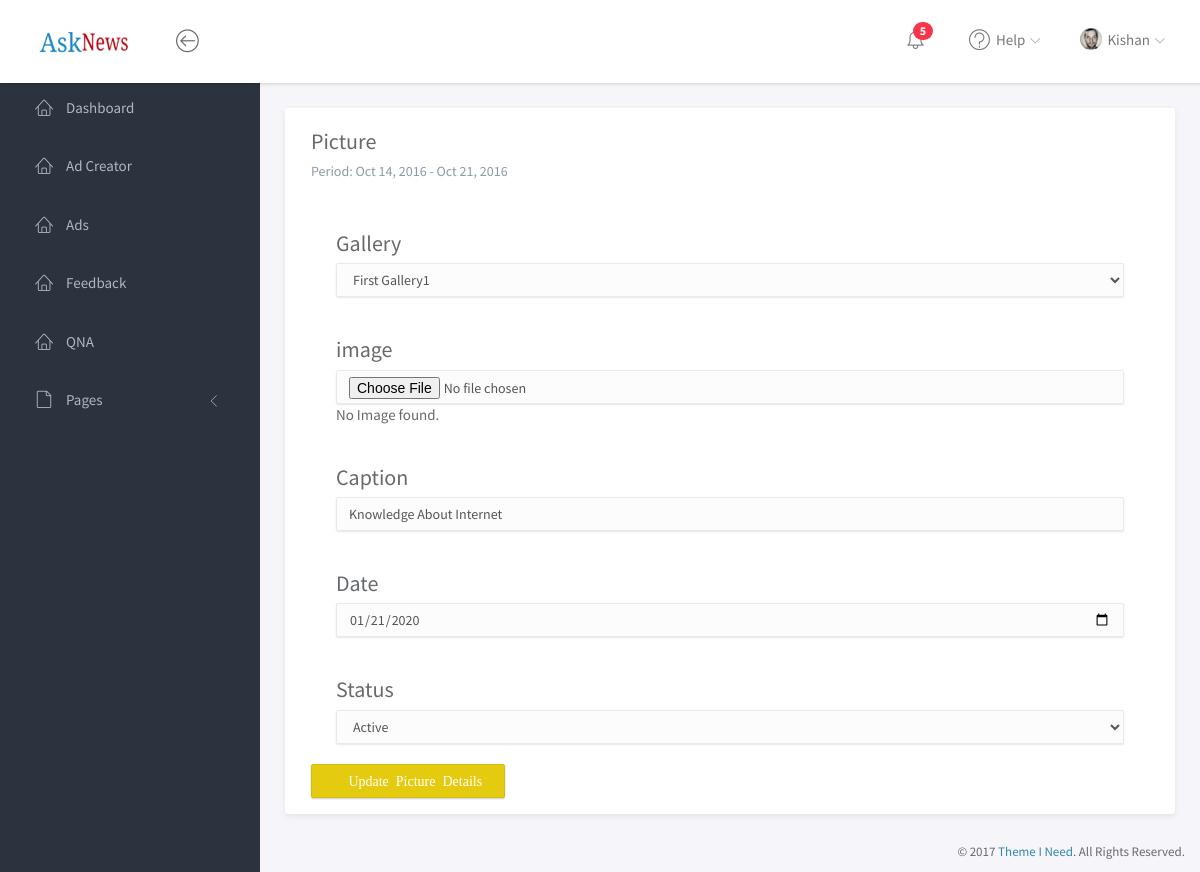
The page /Sub_Admin/picture.php?edit=44 (signed in) on the database its author committed.
### tables this page shows
CREATE TABLE `tbl_module_user` (
  `id` int(5) NOT NULL,
  `user_name` varchar(30) NOT NULL,
  `image` varchar(30) NOT NULL,
  `first_name` varchar(30) NOT NULL,
  `last_name` varchar(30) NOT NULL,
  `email` varchar(50) NOT NULL,
  `password` text NOT NULL,
  `date` timestamp NOT NULL DEFAULT CURRENT_TIMESTAMP ON UPDATE CURRENT_TIMESTAMP,
  `status` tinyint(1) NOT NULL DEFAULT '1',
  `role` tinyint(1) NOT NULL DEFAULT '1'
);

CREATE TABLE `tbl_picture` (
  `id` int(5) NOT NULL,
  `gallery_id` int(5) DEFAULT NULL,
  `caption` varchar(255) DEFAULT NULL,
  `image` varchar(100) DEFAULT NULL,
  `c_date` date DEFAULT NULL,
  `date` timestamp NOT NULL DEFAULT CURRENT_TIMESTAMP ON UPDATE CURRENT_TIMESTAMP,
  `status` tinyint(1) NOT NULL DEFAULT '1'
);

### Sub_Admin/engine/engine.php (called while the page is built, shortened)
<?php
  $sql="SELECT * FROM `tbl_module_user` WHERE `user_name`='$ses' ";
  $qry=mysqli_query($con,$sql);
  $data=mysqli_fetch_array($qry);
if(isset($_GET['edit'])){
	$id1=$_GET['edit'];
	$sql="SELECT * FROM tbl_$type WHERE id='$id1'";
	$query=mysqli_query($con,$sql);
  $editData=mysqli_fetch_assoc($query);
  }
?>

### Sub_Admin/Manager/picture/form.php (the view, shortened to what this page needs)
<form method="post" action="<?php echo $_SERVER['PHP_SELF'];?>" enctype="multipart/form-data">
<div class="panel-heading">
	<h3 class="panel-title">Gallery</h3>
	<select class="form-control" name="gallery_id">
	<?php
          $sql="select * from tbl_gallery";
		  $query=mysqli_query($con,$sql);
		  while($row=mysqli_fetch_array($query)){
			  $selected='';
		  ?>
          <option value="<?php echo $row['id']; ?>" <?php echo $selected; ?>><?php echo $row['title']; ?></option>
          <?php
		  }
		  ?>
		  	</select>
</div>
<div class="panel-heading">
	<h3 class="panel-title">image</h3>
	<input type="file" class="form-control" name="image" placeholder="Please Select File" value="<?php echo isset($editData)?$editData['image']:"";?>">
	<?php
        if(isset($editData)){
			if(file_exists($imgPath.$editData['gallery_id']."/".$editData['image']) && !empty($editData['image'])){
				?>
				<img src="<?php echo $imgPath.$editData['gallery_id']."/".$editData['image']; ?>" width="100"/>
				<?php
				}else echo "No Image found.";
				?>
                <?php
			}
		?>
</div>
<div class="panel-heading">
	<h3 class="panel-title">Caption</h3>
	<input type="text" class="form-control" id="title" name="caption" placeholder="Text field" value="<?php echo isset($editData)?$editData['caption']:"";?>" required>
</div>
<div class="panel-heading">
	<h3 class="panel-title">Date</h3>
	<input type="date" class="form-control" id="date" name="dat" placeholder="Text field" value="<?php echo isset($editData)?$editData['c_date']:"";?>">
</div>
<div class="panel-heading">
	<h3 class="panel-title">Status</h3>
	<select class="form-control" name="status">
	<?php
        $active='selected="selected"';
		?>
										<option value="1" <?php echo $active; ?>>Active</option>
									</select>
</div>
<?php
    if(isset($editData)){
	?>
	<button type="submit" class="btn btn-warning" name="u_<?php echo $type;?>"><i class="fa fa-plus-square"> Update &nbsp;<?php echo ucfirst($type);?> &nbsp;Details</i></button>
      <?php
	}else{
	  ?>
<button type="submit" class="btn btn-success" name="c_<?php echo $type;?>"><i class="fa fa-plus-square"> Create <?php echo ucfirst($type);?></i></button>
<?php
	}
	  ?>
</form>

### Sub_Admin/Includes/header.php (shortened to what this page needs)
<?php
include "../Super_Admin/includes/dbconfig.php";
$ses="";
	if(isset($_SESSION['newAdSub-AdminLogin'])||isset($_SESSION['newNewsSub-AdminLogin'])){
	if(isset($_SESSION['newAdSub-AdminLogin'])){
		$ses=$_SESSION['newAdSub-AdminLogin'];
	}else{
		$ses=$_SESSION['newNewsSub-AdminLogin'];
	}
    }
    else{
        header ("location: login.php");
    }
	include "engine/engine.php";
?>
<!doctype html>
<html lang="en">
<head>
	<link rel="stylesheet" href="assets/vendor/bootstrap/css/bootstrap.min.css">
	<link rel="stylesheet" href="assets/vendor/font-awesome/css/font-awesome.min.css">
	<link rel="stylesheet" href="assets/vendor/linearicons/style.css">
	<link rel="stylesheet" href="assets/vendor/toastr/toastr.min.css">
	<link rel="stylesheet" href="assets/css/main.css">
	<link rel="stylesheet" href="assets/css/demo.css">
</head>
<body>
	<div id="wrapper">
		<nav class="navbar navbar-default navbar-fixed-top">
			<div class="brand" >
				<a href="index.html"><img src="assets/img/logo-dark.png" style="height:21px;width:90px;"  ></a>
			</div>
			<div class="container-fluid">
				<div class="navbar-btn">
					<button type="button" class="btn-toggle-fullwidth"><i class="lnr lnr-arrow-left-circle"></i></button>
				</div>
				<div id="navbar-menu">
					<ul class="nav navbar-nav navbar-right">
						<li class="dropdown">
							<a href="#" class="dropdown-toggle icon-menu" data-toggle="dropdown">
								<i class="lnr lnr-alarm"></i>
								<span class="badge bg-danger">5</span>
							</a>
						</li>
						<li class="dropdown">
							<a href="#" class="dropdown-toggle" data-toggle="dropdown"><i class="lnr lnr-question-circle"></i> <span>Help</span> <i class="icon-submenu lnr lnr-chevron-down"></i></a>
						</li>
						<li class="dropdown">
							<a href="#" class="dropdown-toggle" data-toggle="dropdown"><img src="assets/img/user.png" class="img-circle" alt="Avatar"> <span><?php echo $data['user_name'];?></span> <i class="icon-submenu lnr lnr-chevron-down"></i></a>
						</li>
					</ul>
				</div>
			</div>
		</nav>
		<div id="sidebar-nav" class="sidebar">
			<div class="sidebar-scroll">
				<nav>
					<ul class="nav">
					<li><a href="index.php" <?php echo $type == "index"?'class="active"':'';?>><i class="lnr lnr-home"></i> <span>Dashboard</span></a></li>
					<?php
					if($_SESSION['role']==0){
					?>
					<li><a href="content_creator.php" <?php echo $type == "content_creator"?'class="active"':'';?>><i class="lnr lnr-home"></i> <span>Content Creator</span></a></li>
					<li><a href="news.php" <?php echo $type == "news"?'class="active"':'';?>><i class="lnr lnr-home"></i> <span> News</span></a></li>
					<?php
					}else{
					?>
					<li><a href="ad_creator.php" <?php echo $type == "ad_creator"?'class="active"':'';?>><i class="lnr lnr-home"></i> <span>Ad Creator</span></a></li>
					<li><a href="ads.php" <?php echo $type == "ads"?'class="active"':'';?>><i class="lnr lnr-home"></i> <span>Ads</span></a></li>
					<li><a href="feedback.php" <?php echo $type == "feedback"?'class="active"':'';?>><i class="lnr lnr-home"></i> <span>Feedback</span></a></li>
					<li><a href="qna.php" <?php echo $type == "qna"?'class="active"':'';?>><i class="lnr lnr-home"></i> <span>QNA</span></a></li>
					<?php
					}
					?>
                        <li>
							<a href="#subPages" data-toggle="collapse" class="collapsed"><i class="lnr lnr-file-empty"></i> <span>Pages</span> <i class="icon-submenu lnr lnr-chevron-left"></i></a>
						</li>
					</ul>
				</nav>
			</div>
		</div>

### Sub_Admin/assets/css/main.css (style rules this page uses)
html { position: relative; min-height: 100%; }
body { background-color: #F3F5F8; font-family: "Source Sans Pro", sans-serif; font-size: 15px; color: #676a6d; }
a { color: #3287B2; }
#wrapper .sidebar { -webkit-transition: all 0.3s ease-in-out; -moz-transition: all 0.3s ease-in-out; -ms-transition: all 0.3s ease-in-out; -o-transition: all 0.3s ease-in-out; transition: all 0.3s ease-in-out; width: 260px; height: 100%; float: left; background-color: #2B333E; position: fixed; left: 0; }
#wrapper #sidebar-nav, #wrapper .main { padding-top: 80px; }
.navbar-default { -webkit-transition: all 0.3s ease-in-out; -moz-transition: all 0.3s ease-in-out; -ms-transition: all 0.3s ease-in-out; -o-transition: all 0.3s ease-in-out; transition: all 0.3s ease-in-out; -moz-box-shadow: 1px 2px 3px rgba(0, 0, 0, 0.1); -webkit-box-shadow: 1px 2px 3px rgba(0, 0, 0, 0.1); box-shadow: 1px 2px 3px rgba(0, 0, 0, 0.1); -webkit-border-radius: 0; -moz-border-radius: 0; border-radius: 0; padding: 0; margin: 0; border: none; background-color: #fff; }
.navbar-default .brand { float: left; padding: 30px 39px; background-color: #fff; }
.navbar-btn { float: left; padding: 16px 0; }
.navbar-btn button { font-size: 24px; padding: 4px 8px; line-height: .7; border: none; background: none; outline: none; }
.navbar-nav .icon-menu { display: inline-block; vertical-align: middle; *vertical-align: auto; *zoom: 1; *display: inline; padding-top: 28px; padding-bottom: 28px; position: relative; }
.navbar-nav .icon-menu .badge { position: absolute; top: 22px; right: 16px; }
.navbar-nav > li > a { padding: 28px 20px; }
.navbar-nav > li > a > i { font-size: 22px; margin-right: 2px; vertical-align: middle; }
.navbar-nav > li > a > i.icon-submenu { margin-left: 2px; margin-right: 0; font-size: 10px; position: relative; top: 2px; }
.navbar-nav > li > a > span { position: relative; top: 2px; }
.navbar-nav > li > a img { width: 22px; margin-right: 2px; }
@media screen and (min-width: 768px) { .navbar-nav.navbar-right { margin-right: 0; } }
.sidebar { z-index: 9; }
.sidebar .nav > li > a { padding: 18px 30px; color: #AEB7C2; border-left: 5px solid transparent; }
.sidebar .nav > li > a[data-toggle="collapse"] .icon-submenu { display: inline-block; vertical-align: middle; *vertical-align: auto; *zoom: 1; *display: inline; -webkit-transition: all 0.2s ease-out; -moz-transition: all 0.2s ease-out; -ms-transition: all 0.2s ease-out; -o-transition: all 0.2s ease-out; transition: all 0.2s ease-out; float: right; position: relative; top: 5px; font-size: 12px; line-height: 1.1; -moz-transform: rotate(-90deg); -ms-transform: rotate(-90deg); -webkit-transform: rotate(-90deg); transform: rotate(-90deg); }
.sidebar .nav > li > a[data-toggle="collapse"].collapsed .icon-submenu { -moz-transform: rotate(0deg); -ms-transform: rotate(0deg); -webkit-transform: rotate(0deg); transform: rotate(0deg); }
.sidebar .nav i { margin-right: 10px; font-size: 18px; }
.sidebar .nav span { -webkit-transition: all 0.3s ease-in-out; -moz-transition: all 0.3s ease-in-out; -ms-transition: all 0.3s ease-in-out; -o-transition: all 0.3s ease-in-out; transition: all 0.3s ease-in-out; position: relative; top: -2px; }
.form-control { -moz-box-shadow: 0px 1px 2px 0 rgba(0, 0, 0, 0.1); -webkit-box-shadow: 0px 1px 2px 0 rgba(0, 0, 0, 0.1); box-shadow: 0px 1px 2px 0 rgba(0, 0, 0, 0.1); -webkit-border-radius: 2px; -moz-border-radius: 2px; border-radius: 2px; border-color: #eaeaea; background-color: #fcfcfc; }
.btn { -webkit-border-radius: 2px; -moz-border-radius: 2px; border-radius: 2px; -moz-box-shadow: 0px 1px 2px 0 rgba(0, 0, 0, 0.2); -webkit-box-shadow: 0px 1px 2px 0 rgba(0, 0, 0, 0.2); box-shadow: 0px 1px 2px 0 rgba(0, 0, 0, 0.2); padding: 6px 22px; }
.btn-warning { background-color: #e4cb10; border-color: #d6be0f; }
.panel .panel-heading, .panel .panel-body, .panel .panel-footer { padding-left: 25px; padding-right: 25px; }
.panel .panel-heading { padding-top: 20px; padding-bottom: 20px; position: relative; }
.panel .panel-heading .panel-title { margin: 0; font-size: 18px; font-weight: 300; }
.panel.panel-headline .panel-heading { border-bottom: none; }
.panel.panel-headline .panel-heading .panel-title { margin-bottom: 8px; font-size: 22px; font-weight: normal; }
.bg-danger { background-color: #F9354C; }

### rows shown on the page
tbl_module_user: user_name "Kishan"
tbl_picture: caption "Knowledge About Internet", dat "01/21/2020"

### other values the page prints
$type "Picture"
form field gallery_id "First Gallery1"
